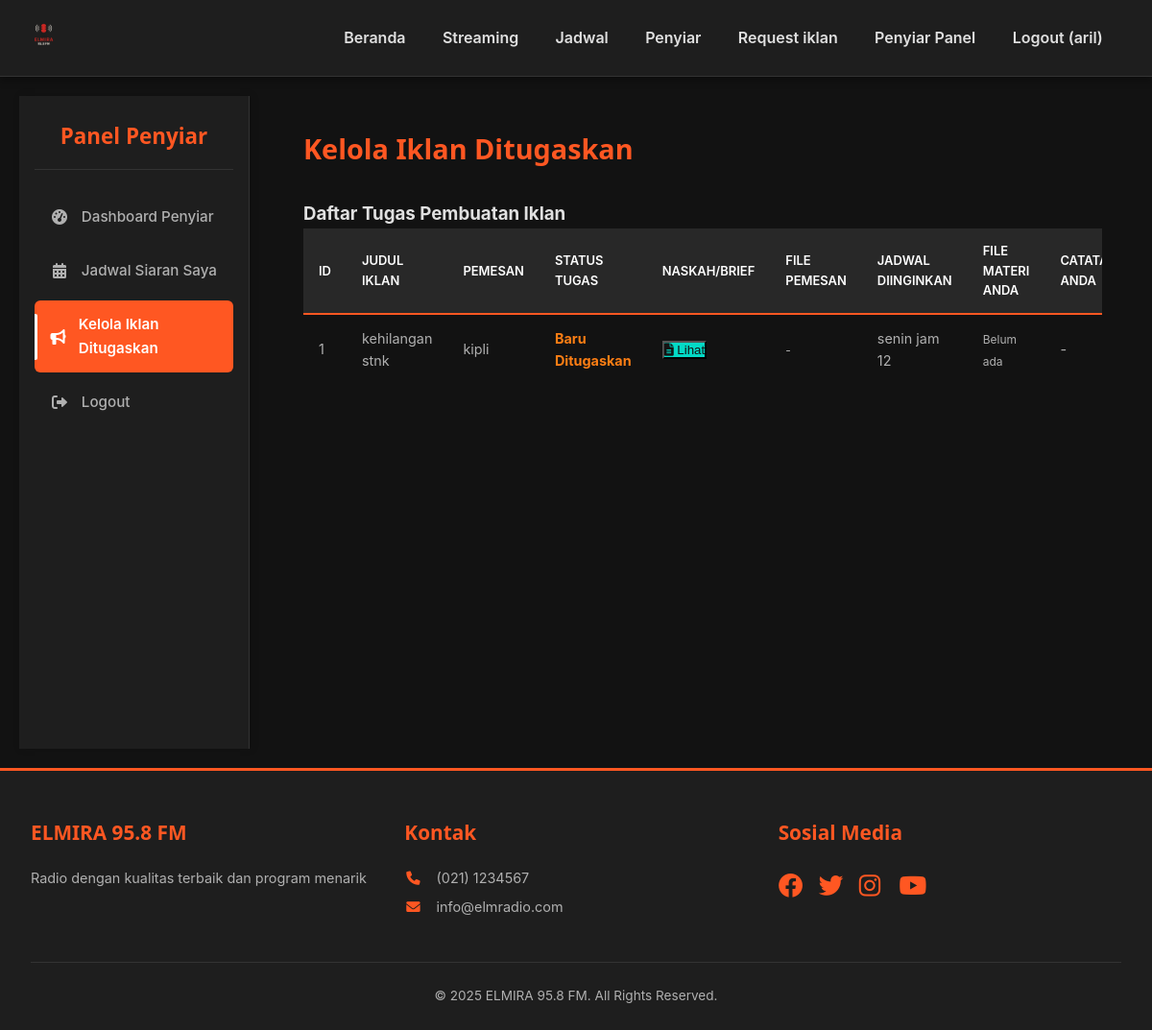
Screenshot of /penyiar/manage_ads.php (signed in) with the database file from the repository.
### tables this page shows
CREATE TABLE `ad_bookings` (
  `id` int(11) NOT NULL,
  `user_id` int(11) NOT NULL,
  `assigned_penyiar_id` int(11) DEFAULT NULL,
  `ad_title` varchar(255) NOT NULL,
  `ad_content` text NOT NULL,
  `desired_schedule` text DEFAULT NULL,
  `ad_file_listener` varchar(255) DEFAULT NULL,
  `payment_proof_file` varchar(255) DEFAULT NULL,
  `user_payment_notes` text DEFAULT NULL,
  `status` varchar(50) NOT NULL DEFAULT 'pending_admin_confirmation',
  `admin_id` int(11) DEFAULT NULL,
  `broadcaster_id` int(11) DEFAULT NULL,
  `ad_file_broadcaster` varchar(255) DEFAULT NULL,
  `admin_notes` text DEFAULT NULL,
  `broadcaster_notes` text DEFAULT NULL,
  `user_rejection_reason` text DEFAULT NULL,
  `created_at` timestamp NOT NULL DEFAULT current_timestamp(),
  `updated_at` timestamp NOT NULL DEFAULT current_timestamp() ON UPDATE current_timestamp()
);

CREATE TABLE `users` (
  `id` int(11) NOT NULL,
  `username` varchar(50) NOT NULL,
  `password` varchar(255) NOT NULL,
  `email` varchar(100) NOT NULL,
  `role` enum('admin','penyiar','user','owner') NOT NULL,
  `profile_image_url` varchar(255) DEFAULT NULL,
  `created_at` timestamp NOT NULL DEFAULT current_timestamp()
);

### penyiar/manage_ads.php (the view, shortened to what this page needs)
<?php
require_once '../includes/config.php';
$penyiar_id = getCurrentUserId();
$penyiar_submitted_status = 'pending_user_confirmation';
try {
    $stmt_bookings = $pdo->prepare(
        "SELECT ab.*, u.username AS requester_name
         FROM ad_bookings ab
         JOIN users u ON ab.user_id = u.id
         WHERE ab.assigned_penyiar_id = :current_penyiar_id
           AND ab.status IN (:status_creation, :status_revision, :status_submitted_by_penyiar)
         ORDER BY ab.updated_at DESC"
    );
    $stmt_bookings->execute([
        ':current_penyiar_id' => $penyiar_id,
        ':status_creation' => 'pending_broadcaster_creation',
        ':status_revision' => 'revision_needed_by_user',
        ':status_submitted_by_penyiar' => $penyiar_submitted_status
    ]);
    $bookings_list = $stmt_bookings->fetchAll();
} catch (PDOException $e) {
    $bookings_list = [];
    $error_message = "Gagal memuat daftar pemesanan iklan: " . $e->getMessage();
    error_log("Penyiar Manage Ads - Load Bookings Error: " . $e->getMessage());
}
include '../includes/header.php';
?>
<div class="penyiar-dashboard"> <div class="sidebar">
        <h3>Panel Penyiar</h3>
        <ul>
            <li><a href="<?php echo BASE_PATH_PREFIX; ?>/penyiar/dashboard.php"><i class="fas fa-tachometer-alt"></i> Dashboard Penyiar</a></li>
            <li><a href="<?php echo BASE_PATH_PREFIX; ?>/penyiar/schedule.php"><i class="fas fa-calendar-alt"></i> Jadwal Siaran Saya</a></li>
            <li class="active"><a href="<?php echo BASE_PATH_PREFIX; ?>/penyiar/manage_ads.php"><i class="fas fa-bullhorn"></i> Kelola Iklan Ditugaskan</a></li>
            <li><a href="<?php echo rtrim(BASE_PATH_PREFIX, '/'); ?>/includes/auth.php?action=logout"><i class="fas fa-sign-out-alt"></i> Logout</a></li>
        </ul>
    </div>
    <div class="main-content">
        <h2>Kelola Iklan Ditugaskan</h2>
        <h3 style="margin-top: 30px;">Daftar Tugas Pembuatan Iklan</h3>
        <div class="table-responsive">
            <table>
                <thead>
                    <tr>
                        <th>ID</th>
                        <th>Judul Iklan</th>
                        <th>Pemesan</th>
                        <th>Status Tugas</th>
                        <th>Naskah/Brief</th>
                        <th>File Pemesan</th> <th>Jadwal Diinginkan</th>
                        <th>File Materi Anda</th>
                        <th>Catatan Anda</th>
                    </tr>
                </thead>
                <tbody>
                    <?php if (empty($bookings_list)): ?>
                        <tr>
                            <td colspan="11" style="text-align: center;">Tidak ada tugas iklan yang perlu diproses atau menunggu konfirmasi.</td> </tr>
                    <?php else: ?>
                        <?php foreach ($bookings_list as $booking): ?>
                            <tr>
                                <td><?php echo htmlspecialchars($booking['id']); ?></td>
                                <td><?php echo htmlspecialchars($booking['ad_title']); ?></td>
                                <td><?php echo htmlspecialchars($booking['requester_name'] ?? 'N/A'); ?></td>
                                <td class="status-<?php echo htmlspecialchars(strtolower(str_replace('_', '-', $booking['status']))); ?>">
                                    <?php
                                    $current_status_display = '';
                                    if ($booking['status'] === 'pending_broadcaster_creation') $current_status_display = 'Baru Ditugaskan';
                                    elseif ($booking['status'] === 'revision_needed_by_user') $current_status_display = 'Perlu Revisi';
                                    elseif ($booking['status'] === $penyiar_submitted_status) $current_status_display = 'Menunggu Konfirmasi Pengguna';
                                    else $current_status_display = ucfirst(str_replace('_', ' ', $booking['status']));
                                    echo htmlspecialchars($current_status_display);
                                    ?>
                                </td>
                                <td>
                                    <button onclick="showModal('modal-content-<?php echo $booking['id']; ?>')" class="btn-action btn-view-script" title="Lihat Naskah">
                                        <i class="fas fa-file-alt"></i> Lihat
                                    </button>
                                </td>
                                <td>
                                    <?php if (!empty($booking['ad_file_listener'])): ?>
                                        <a href="<?php echo UPLOAD_URL_LISTENER_ADS . htmlspecialchars($booking['ad_file_listener']); ?>" target="_blank" download class="file-download-link" title="Download File dari Pemesan: <?php echo htmlspecialchars($booking['ad_file_listener']); ?>">
                                            <i class="fas fa-download"></i> <?php echo htmlspecialchars(substr($booking['ad_file_listener'], 0, 15) . (strlen($booking['ad_file_listener']) > 15 ? '...' : '')); ?>
                                        </a>
                                    <?php else: ?>
                                        <small>-</small>
                                    <?php endif; ?>
                                </td>
                                <td><?php echo htmlspecialchars($booking['desired_schedule'] ?? 'N/A'); ?></td>
                                <td>
                                    <?php if (!empty($booking['ad_file_broadcaster'])): ?>
                                        <a href="<?php echo UPLOAD_URL_BROADCASTER_ADS . htmlspecialchars($booking['ad_file_broadcaster']); ?>" target="_blank" download class="file-download-link" title="Download <?php echo htmlspecialchars($booking['ad_file_broadcaster']); ?>">
                                            <i class="fas fa-download"></i> <?php echo htmlspecialchars(substr($booking['ad_file_broadcaster'], 0, 20) . (strlen($booking['ad_file_broadcaster']) > 20 ? '...' : '')); ?>
                                        </a>
                                    <?php else: ?>
                                        <small>Belum ada</small>
                                    <?php endif; ?>
                                </td>
                                <td class="preserve-whitespace"><?php echo nl2br(htmlspecialchars($booking['broadcaster_notes'] ?? '-')); ?></td>
                            </tr>
                        <?php endforeach; ?>
                    <?php endif; ?>
                </tbody>
            </table>
        </div>
    </div>
</div>
<?php include '../includes/footer.php'; ?>

### assets/css/style.css (style rules this page uses)
:root { --primary-color: #FF5722; --secondary-color: #121212; --accent-color-bright: #03DAC6; --accent-color-text: #FFFFFF; --text-color: #E0E0E0; --text-secondary: #B0B0B0; --card-bg: #1E1E1E; --hover-color: #282828; --focus-ring-color: rgba(255, 87, 34, 0.3); --border-color: #333333; --border-color-light: #444444; --hover-color-table: #2a2a2a; --error-color: #CF6679; --success-color: #66BB6A; --warning-color: #ffc107; --info-color: #17a2b8; --info-color-alt: #fd7e14; --cyan-color: #20c997; --blue-color: #007bff; --secondary-dark-color: #6c757d; --font-main: 'Inter', 'Segoe UI', 'Roboto', 'Helvetica Neue', sans-serif; --font-heading: 'Lexend Deca', 'Segoe UI', 'Roboto', sans-serif; --shadow-sm: 0 2px 4px rgba(0, 0, 0, 0.2); --shadow-md: 0 4px 8px rgba(0, 0, 0, 0.3); --shadow-lg: 0 8px 16px rgba(0, 0, 0, 0.4); --box-shadow-light: 0 1px 3px rgba(0,0,0,0.12), 0 1px 2px rgba(0,0,0,0.24); }
* { box-sizing: border-box; margin: 0; padding: 0; }
html { scroll-behavior: smooth; }
body { font-family: var(--font-main); background-color: var(--secondary-color); color: var(--text-color); line-height: 1.6; padding-top: 80px; display: flex; flex-direction: column; min-height: 100vh; }
.admin-dashboard, .penyiar-dashboard, .owner-dashboard { display: grid; grid-template-columns: 240px 1fr; gap: 1.5rem; width: 100%; flex-grow: 1; min-height: calc(100vh - 80px - 20px - 20px); }
.sidebar { background-color: var(--card-bg); padding: 1.5rem 1rem; box-shadow: 2px 0 8px rgba(0, 0, 0, 0.15); height: 100%; border-right: 1px solid var(--border-color); display: flex; flex-direction: column; }
.sidebar h3 { font-family: var(--font-heading); color: var(--primary-color); margin-bottom: 1.5rem; font-size: 1.4rem; text-align: center; padding-bottom: 1rem; border-bottom: 1px solid var(--border-color); }
.sidebar ul { list-style: none; padding-left: 0; flex-grow: 1; }
.sidebar li { margin-bottom: 0.4rem; }
.sidebar li a { display: flex; align-items: center; padding: 0.8rem 1rem; color: var(--text-secondary); text-decoration: none; border-radius: 6px; transition: all 0.25s ease; font-weight: 500; font-size: 0.95rem; position: relative; }
.sidebar li a::before { content: ''; position: absolute; left: 0; top: 50%; transform: translateY(-50%) scaleY(0); width: 3px; height: 65%; background-color: var(--primary-color); border-radius: 0 2px 2px 0; transition: transform 0.25s ease; }
.sidebar li a i { margin-right: 0.8rem; width: 20px; text-align: center; font-size: 1rem; color: var(--text-secondary); transition: color 0.25s ease; }
.sidebar li.active a { background-color: var(--primary-color); color: var(--accent-color-text); font-weight: 600; }
.sidebar li.active a::before { transform: translateY(-50%) scaleY(1); background-color: var(--accent-color-text); }
.sidebar li.active a i { color: var(--accent-color-text); }
.main-content { padding: 2rem; background-color: var(--secondary-color); height: 100%; overflow-y: auto; }
.main-content h2 { font-family: var(--font-heading); color: var(--primary-color); margin-bottom: 1.8rem; font-size: 1.8rem; }
.table-responsive { overflow-x: auto; width: 100%; }
table { width: 100%; border-collapse: collapse; font-size: 0.9rem; }
table th { background-color: var(--hover-color); color: var(--accent-color-text); padding: 0.8rem 1rem; text-align: left; font-weight: 600; font-size: 0.9em; text-transform: uppercase; border-bottom: 2px solid var(--primary-color); }
table td { padding: 0.8rem 1rem; border-bottom: 1px solid var(--border-color-light); color: var(--text-secondary); transition: background-color 0.2s ease; vertical-align: middle; }
table tr:last-child td { border-bottom: none; }
.penyiar-dashboard .main-content h2 { color: var(--primary-color); margin-bottom: 1.5rem; }
.preserve-whitespace { white-space: pre-wrap; word-wrap: break-word; }
.status-pending-broadcaster-creation { color: var(--info-color-alt); font-weight: bold; }
.btn-view-script { background-color: var(--info-color); color: white; }

### penyiar/manage_ads.php (style rules this page uses)
.preserve-whitespace { white-space: pre-wrap; }
.btn-view-script { background-color: var(--accent-color-bright); color: var(--secondary-color); }
.status-pending-broadcaster-creation { color: #fd7e14; font-weight: bold; }
.penyiar-dashboard .sidebar h3 { font-size: 1.4rem; }
.penyiar-dashboard .sidebar li a { padding: 0.8rem 1rem; font-size: 0.95rem; }
.penyiar-dashboard .sidebar li a i { font-size: 1rem; }

### rows the page displays
ad_bookings: id "1", ad_title "kehilangan stnk", user.username "kipli", status "Baru Ditugaskan", desired_schedule "senin jam 12", shows "Belum ada", broadcaster_notes "-"

### other values shown
$currentUsername "aril"
